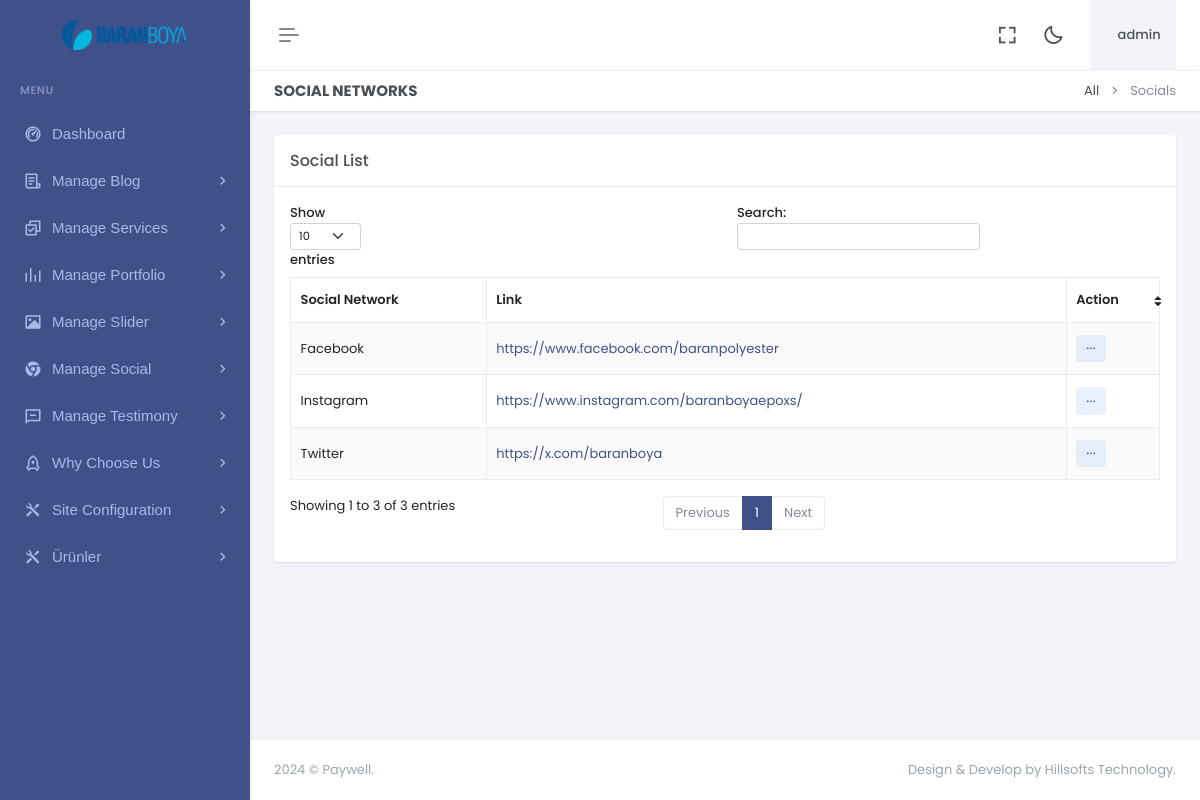
Screenshot of /dashboard/social-links.php (signed in) with the database file from the repository.
### tables this page shows
CREATE TABLE `logo` (
  `id` int(11) NOT NULL,
  `xfile` varchar(1000) NOT NULL,
  `ufile` varchar(1000) NOT NULL,
  `updated_at` timestamp NOT NULL DEFAULT current_timestamp() ON UPDATE current_timestamp()
);

CREATE TABLE `social` (
  `id` int(11) NOT NULL,
  `name` varchar(150) NOT NULL,
  `fa` varchar(150) NOT NULL,
  `social_link` varchar(500) NOT NULL
);

### dashboard/social-links.php (the view)
<?php include"header.php";?>
<?php include"sidebar.php";?>
<div class="main-content">
 <div class="page-content">
       <div class="container-fluid">
                    <div class="row">
                        <div class="col-12">
                            <div class="page-title-box d-sm-flex align-items-center justify-content-between">
                                <h4 class="mb-sm-0">Social Networks</h4>
                                <div class="page-title-right">
                                    <ol class="breadcrumb m-0">
                                        <li class="breadcrumb-item"><a href="javascript: void(0);">All</a></li>
                                        <li class="breadcrumb-item active">Socials</li>
                                    </ol>
                                </div>
                            </div>
                        </div>
                    </div>
                    <div class="row">
                        <div class="col-lg-12">
                            <div class="card">
                                <div class="card-header">
                                    <h5 class="card-title mb-0">Social List</h5>
                                </div>
                                <div class="card-body">
                                    <table id="example" class="table table-bordered dt-responsive nowrap table-striped align-middle" style="width:100%">
                                        <thead>
                                            <tr>
                                                <th data-ordering="false">Social Network</th>
                                                <th data-ordering="false">Link</th>
                                                <th>Action</th>
                                            </tr>
                                        </thead>
                                        <tbody>
                                        <?php
				   $q="SELECT * FROM  social ORDER BY id DESC";
 $r123 = mysqli_query($con,$q);
while($ro = mysqli_fetch_array($r123))
{
	$id="$ro[id]";
	$name="$ro[name]";
  $social_link="$ro[social_link]";
  print "<tr>
				  <td>
				  $name
				  </td>
          <td><a href='$social_link'>
				  $social_link</a>
				  </td>
          <td>
                                                    <div class='dropdown d-inline-block'>
                                                        <button class='btn btn-soft-secondary btn-sm dropdown' type='button' data-bs-toggle='dropdown' aria-expanded='false'>
                                                            <i class='ri-more-fill align-middle'></i>
                                                        </button>
                                                        <ul class='dropdown-menu dropdown-menu-end'>
                                                            <li>
                                                                <a href='deletesocial.php?id=$id' class='dropdown-item remove-item-btn'>
                                                                    <i class='ri-delete-bin-fill align-bottom me-2 text-muted'></i> Delete
                                                                </a>
                                                            </li>
                                                        </ul>
                                                    </div>
                                                </td>
				  </tr>";
  }
  ?>
                                        </tbody>
                                    </table>
                                </div>
                            </div>
                        </div>
                    </div>
                </div>
            </div>
            <?php include"footer.php";?>

### dashboard/sidebar.php (shortened to what this page needs)
<?php
include"../z_db.php";
?>
<div class="app-menu navbar-menu">
  <div class="navbar-brand-box">
<?php
    $rr=mysqli_query($con,"SELECT ufile FROM logo");
$r = mysqli_fetch_row($rr);
$ufile = $r[0];
?>
    <a href="home" class="logo logo-light">
      <span class="logo-lg">
        <img src="uploads/logo/<?php print $ufile?>" alt="" height="30">
      </span>
    </a>
  </div>
  <div id="scrollbar">
    <div class="container-fluid">
      <ul class="navbar-nav" id="navbar-nav">
        <li class="menu-title"><span data-key="t-menu">Menu</span></li>
        <li class="nav-item">
                <a href="dashboard" class="nav-link" data-key="t-analytics">  <i class="ri-dashboard-2-line"></i> <span data-key="t-dashboards"> Dashboard </span></a>
              </li>
              <li class="nav-item">
                            <a class="nav-link menu-link" href="#sidebarB" data-bs-toggle="collapse" role="button" aria-expanded="true" aria-controls="sidebarLanding">
                                <i class="ri-file-list-3-line"></i> <span data-key="t-landing">Manage Blog</span>
                            </a>
                        </li>
              <li class="nav-item">
                            <a class="nav-link menu-link" href="#sidebarLanding" data-bs-toggle="collapse" role="button" aria-expanded="true" aria-controls="sidebarLanding">
                                <i class="ri-checkbox-multiple-line"></i> <span data-key="t-landing">Manage Services</span>
                            </a>
                        </li>
                        <li class="nav-item">
                            <a class="nav-link menu-link" href="#sidebarPot" data-bs-toggle="collapse" role="button" aria-expanded="true" aria-controls="sidebarLanding">
                                <i class="ri-rhythm-fill"></i> <span data-key="t-landing">Manage Portfolio</span>
                            </a>
                        </li>
                        <li class="nav-item">
                            <a class="nav-link menu-link" href="#sidebarSl" data-bs-toggle="collapse" role="button" aria-expanded="true" aria-controls="sidebarLanding">
                                <i class="ri-image-fill"></i> <span data-key="t-landing">Manage Slider</span>
                            </a>
                        </li>
                        <li class="nav-item">
                            <a class="nav-link menu-link" href="#sidebarX" data-bs-toggle="collapse" role="button" aria-expanded="true" aria-controls="sidebarLanding">
                                <i class="ri-chrome-fill"></i> <span data-key="t-landing">Manage Social</span>
                            </a>
                        </li>
                        <li class="nav-item">
                            <a class="nav-link menu-link" href="#sidebarT" data-bs-toggle="collapse" role="button" aria-expanded="true" aria-controls="sidebarLanding">
                                <i class="ri-message-line"></i> <span data-key="t-landing">Manage Testimony</span>
                            </a>
                        </li>
                        <li class="nav-item">
                            <a class="nav-link menu-link" href="#sidebarW" data-bs-toggle="collapse" role="button" aria-expanded="true" aria-controls="sidebarLanding">
                                <i class="ri-rocket-line"></i> <span data-key="t-landing"> Why Choose Us</span>
                            </a>
                        </li>
                        <li class="nav-item">
                            <a class="nav-link menu-link" href="#sidebarK" data-bs-toggle="collapse" role="button" aria-expanded="true" aria-controls="sidebarLanding">
                                <i class="ri-tools-fill"></i> <span data-key="t-landing"> Site Configuration </span>
                            </a>
                        </li>
                        <li class="nav-item">
                            <a class="nav-link menu-link" href="#sidebarP" data-bs-toggle="collapse" role="button" aria-expanded="true" aria-controls="sidebarLanding">
                                <i class="ri-tools-fill"></i> <span data-key="t-landing"> Ürünler </span>
                            </a>
                        </li>
      </ul>
    </div>
  </div>
  <div class="sidebar-background"></div>
</div>

### rows the page displays
logo: ufile (picture)
social: name "Twitter", social_link "https://x.com/baranboya"
social: name "Instagram", social_link "https://www.instagram.com/baranboyaepoxs/"
social: name "Facebook", social_link "https://www.facebook.com/baranpolyester"

### other values shown
$username "admin"
